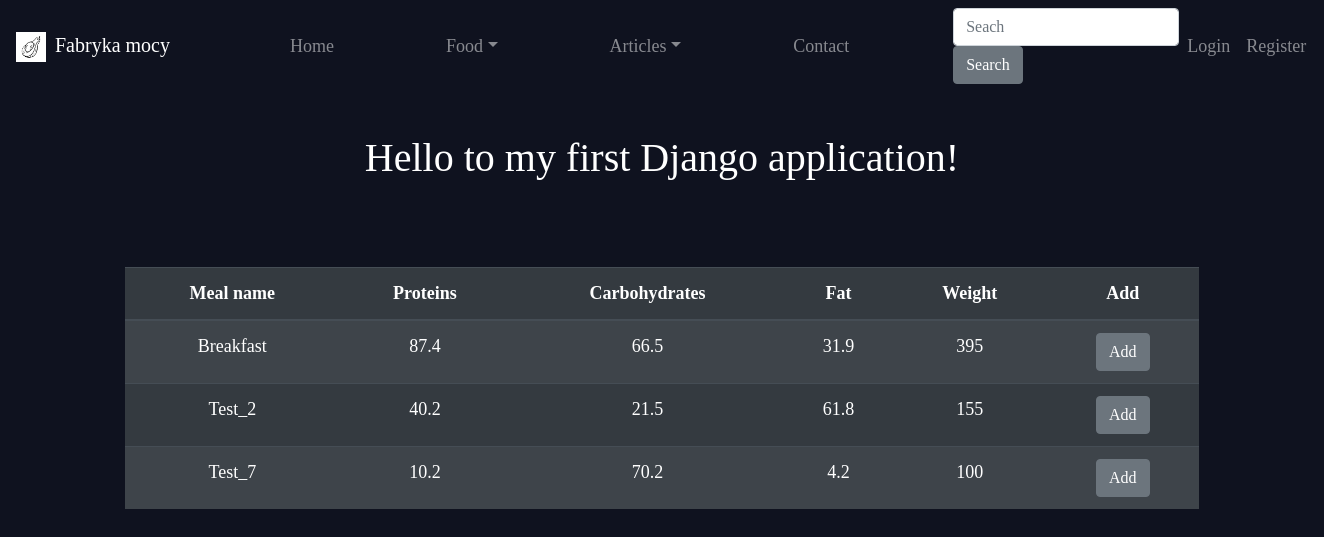
Page /food/food/meals/ on the earlier database version.
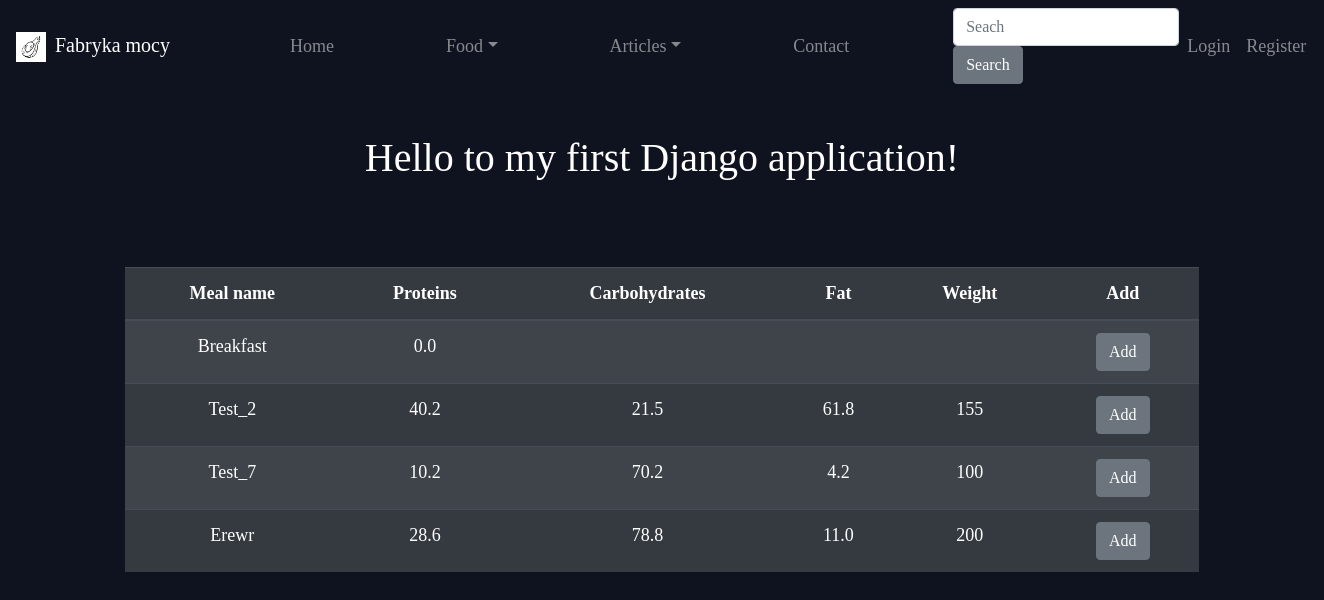
Same page on the later database version.
### Food/models.py (models this page shows, shortened)
class Meals(models.Model):
    name = models.CharField(max_length=40)
    ingredient = models.ManyToManyField(Products, related_name="products")
    description = models.TextField(blank=True, max_length=750)
    ingredients_weights = models.CharField(max_length=40, blank=True)
    slug = models.CharField(
      max_length=81,
      blank= True,
      unique=True,
   )
    @property
    def protein(self):
        protein_sum =0
        for i, ing in  enumerate(self.ingredient.all()):
            protein_sum += ing.protein * int(self.ingredients_weights.split(",")[i]) / 100
        return protein_sum
    @property
    def carbohydrates(self):
        return self.ingredient.aggregate(Sum("carbohydrates"))["carbohydrates__sum"]
    @property
    def fat(self):
        return self.ingredient.aggregate(Sum("fat"))["fat__sum"]
    @property
    def quantity(self):
        return self.ingredient.aggregate(Sum("quantity"))["quantity__sum"]

class Products(models.Model):
    name = models.CharField(max_length=50)
    protein = models.FloatField()
    carbohydrates = models.FloatField()
    fat = models.FloatField()
    description = models.TextField(blank=True)
    quantity = models.IntegerField(blank=True)
    price = models.DecimalField(max_digits=100, decimal_places=2, blank=True)
    date = models.TimeField(auto_now_add=True)
    food_type = models.CharField(max_length=6, choices=(
        ("1", "Meat"),
        ("2", "Fruit"),
        ("3", "Vegetable"),
        ("4", "SeaFood"),
        ("5", "Nuts"),
        ("6", "Grains"),
        ("7", "Diary")
        )
    )
    slug = models.CharField(
      max_length=20,
      null= True,
      unique=True,
   )
    class Meta:
        ordering = ["name"]

### Food/views.py (the view)
# urls.py: path("food/meals/",MealTableView.as_view(), name="meal_table" ),
class MealTableView(ListView, SuccessMessageMixin):
    model = Meals
    template_name = "Food/meal_list_view.html"
    context_object_name = "object"
    paginate_by = 10
    def get_context_data(self, **kwargs):
        msg_storage = messages.get_messages(self.request)
        context = super().get_context_data(**kwargs)
        context['message'] = msg_storage
        return context

### Templates/Food/meal_list_view.html (shortened to what this page needs)
{% extends 'base.html' %}
{% block content %}
	<table class="table table-striped table-dark">
		<thead>
			<tr>
				<th scope="col">Meal name</th>
				<th scope="col">Proteins</th>
				<th scope="col">Carbohydrates</th>
				<th scope="col">Fat</th>
				<th scope="col">Weight</th>
				<th scope="col">Add</th>
			</tr>
		</thead>
		<tbody>
			{% for element in object %}
					<tr>
						<td>
							<a class="hyperlink-off" href="{% url 'meal_detail' pk=element.pk %}">{{ element.name|lower|capfirst }}</a>
						</td>
						<td>{{element.protein|floatformat:1}}</td>
						<td>{{element.carbohydrates|floatformat:1}}</td>
						<td>{{element.fat|floatformat:1}}</td>
						<td>{{element.quantity|floatformat:0}}</td>
						<td>
							 <div class="pull-right">
								<button type="button" class="btn btn-secondary ">Add</button>
							</div>
						</td>
					</tr>
			{% endfor %}
		</tbody>
	</table>
{% endblock %}

Differences in the rows shown:
changed Meals "Breakfast": protein "87.4" → "0.0"; carbohydrates "66.5" → (not shown); fat "31.9" → (not shown); quantity "395" → (not shown)
added Meals: name "Erewr", protein "28.6", carbohydrates "78.8", fat "11.0", quantity "200"
